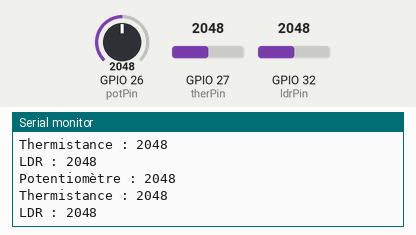
The sketch below on a simulated ESP32. On the bench: the last lines printed to the serial monitor. The test bench sets the inputs (shaded band); at power-on: GPIO 26 (potPin) = 2048, GPIO 27 (therPin) = 2048, GPIO 32 (ldrPin) = 2048.

Above: at 1.3 s.
1.4 s: GPIO 26 (potPin) set to 2866
At 1.9 s:
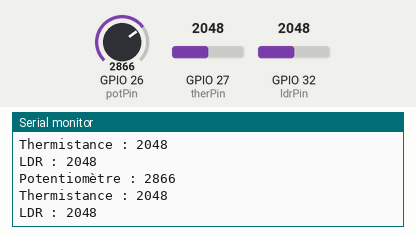
2.9 s: GPIO 27 (therPin) set to 2866
At 3.4 s:
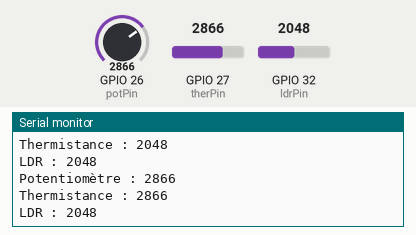
4.4 s: GPIO 32 (ldrPin) set to 2866
At 4.9 s:
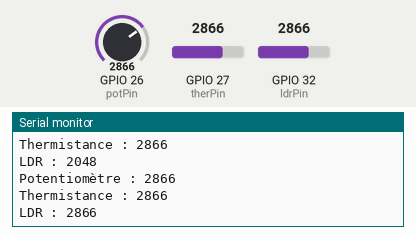
5.9 s: GPIO 26 (potPin) set to 3603
At 6.4 s:
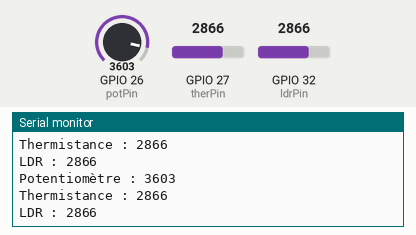
7.4 s: GPIO 27 (therPin) set to 3603
At 7.9 s:
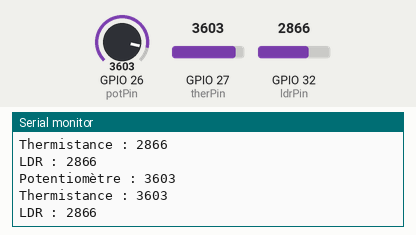
8.9 s: GPIO 32 (ldrPin) set to 3603
At 9.4 s:
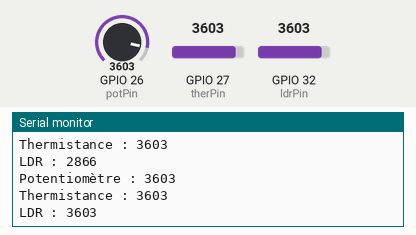
Timing chart, 0 to 11.4 s (numbered marks = the images above; inputs shaded):
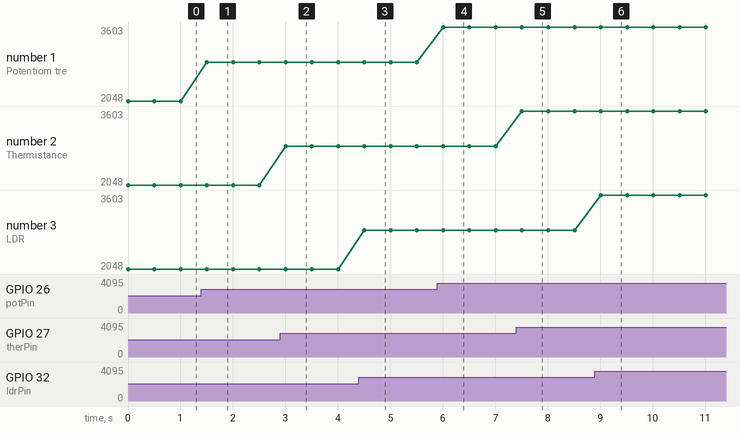

The sketch:

sketch_module_capteurs.ino
```cpp
int potPin = 26; // GPIO où est branché le signal du potentiomètre
int therPin = 27; // GPIO où est branché le signal du potentiomètre
int ldrPin = 32; // GPIO où est branché le signal du potentiomètre
int valuePot = 0;
int valueTher = 0;
int valueLdr = 0;

void setup() {
  Serial.begin(115200); // plus rapide que 9600, et l'ESP32 gère bien
}

void loop() {
  valuePot = analogRead(potPin); // lecture analogique (0 à 4095 sur ESP32)
  valueTher = analogRead(therPin); // lecture analogique (0 à 4095 sur ESP32)
  valueLdr = analogRead(ldrPin); // lecture analogique (0 à 4095 sur ESP32)
  Serial.print("Potentiomètre : ");
  Serial.println(valuePot);
  Serial.print("Thermistance : ");
  Serial.println(valueTher);
  Serial.print("LDR : ");
  Serial.println(valueLdr);
  delay(500); // pour ne pas spammer
}
```

Measured:
- after the input at 1.4 s, the serial monitor: prints a new line after 0.10 s (image 1)
- after the input at 2.9 s, the serial monitor: prints a new line after 0.10 s (image 2)
- after the input at 4.4 s, the serial monitor: prints a new line after 0.11 s (image 3)
- after the input at 5.9 s, the serial monitor: prints a new line after 0.11 s (image 4)
- after the input at 7.4 s, the serial monitor: prints a new line after 0.11 s (image 5)
- after the input at 8.9 s, the serial monitor: prints a new line after 0.11 s (image 6)
- plotted number 1: 2048 → 2866 after the input at 1.4 s, 2866 → 3603 after the input at 5.9 s
